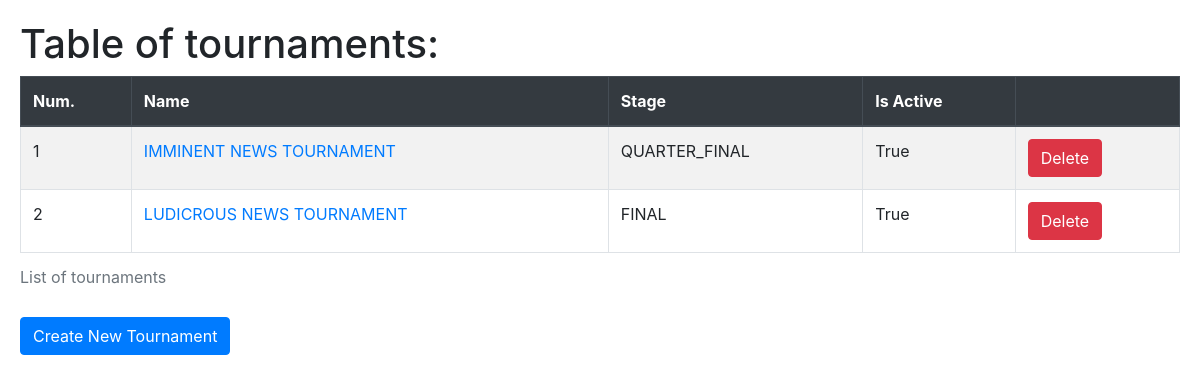
/tournaments/, run on an earlier commit of the app's database.
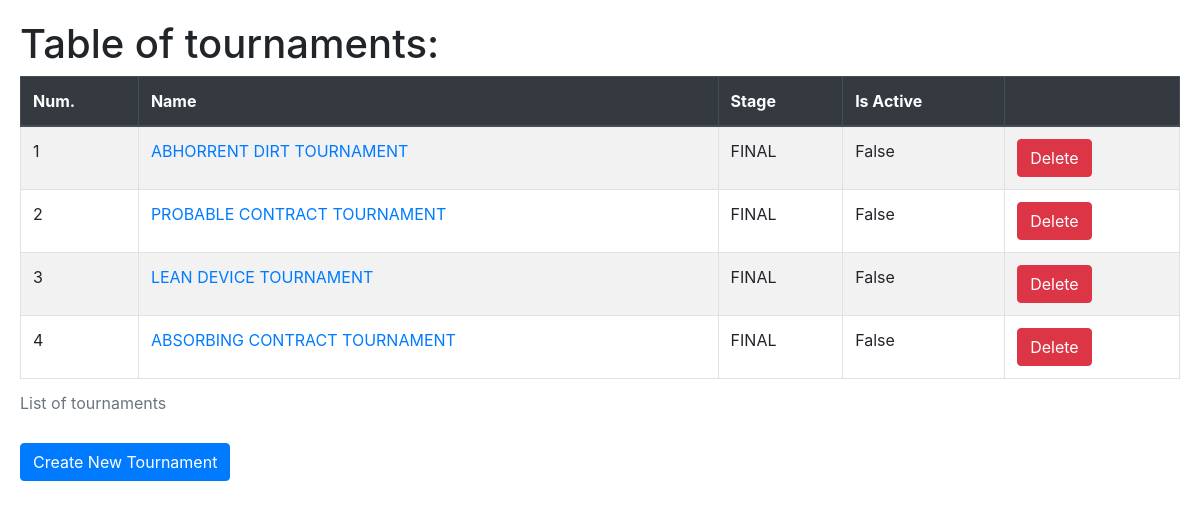
And on a later commit of the database.
### apps/tournaments/models.py (models this page shows, shortened)
class Tournament(RandomNameGeneratedModel, TimeStampModel):
    is_active = models.BooleanField(default=True, blank=True)
    current_stage = models.CharField(
        max_length=20,
        choices=TournamentStages.choices,
        default=TournamentStages.PREPARATION,
        db_index=True,)
    class Meta:
        verbose_name = "Tournament"
        verbose_name_plural = "Tournament"

### apps/tournaments/views.py (the view)
# urls.py: path('', views.tournament_list, name='list'),
def tournament_list(request, *args, **kwargs):
    tournaments = Tournament.objects.all()
    new_tournament = None
    if request.method == "POST":
        form = kwargs.get('form', None)
        if form is not None:
            new_tournament = form.instance
    deleted_tournament = kwargs.get('deleted_tournament', None)
    for tournament in tournaments:
        tournament.fields = dict(
            (
                field.name,
                field.value_to_string(tournament)
            ) for field in tournament._meta.fields
        )
    return render(request, 'tournaments/tournaments_list.html', {
        'new_tournament': new_tournament,
        'deleted_tournament': deleted_tournament,
        'tournaments': tournaments,
    })

### apps/tournaments/templates/tournaments/tournaments_list.html (shortened to what this page needs)
{% extends 'core/base.html' %}
{% block content %}
    <h1 class="display-6">Table of tournaments:</h1>
    <table class="table table-striped table-bordered table-hover">
        <caption>List of tournaments</caption>
        <thead class="thead-dark">
          <tr>
            <th>Num.</th>
            <th>Name</th>
            <th>Stage</th>
            <th>Is Active</th>
            <th></th>
          </tr>
        </thead>
        {% for tournament in tournaments %}
            <tr>
                    <td>{{ forloop.counter }}</td>
                    <td><a href="{% url 'tournaments:retrieve' id=tournament.id %}">{{ tournament.name }}</a></td>
                    <td>{{ tournament.current_stage }}</td>
                    <td>{{ tournament.is_active }}</td>
                    <td>
                    <form action="{% url 'tournaments:delete' id=tournament.id %}">
                        <input type="submit" class="btn btn-danger" value="Delete" />
                    </form>
                    </td>
            </tr>
        {% endfor %}
    </table>
    <form action="{% url 'tournaments:create'%}">
        <input type="submit" class="btn btn-primary" value="Create New Tournament" />
    </form>
{% endblock content %}

### apps/core/templates/core/base.html (shortened to what this page needs)
{% load static %}
<!DOCTYPE html>
<html lang="en">
<head>
    <link rel="stylesheet" href="https://cdn.jsdelivr.net/npm/bootstrap@4.5.3/dist/css/bootstrap.min.css">
</head>
<body style="padding: 20px;">
  {% block content %}
  {% endblock content %}
</body>
</html>

What changed in the data, as far as the page shows it:
removed Tournament: name "IMMINENT NEWS TOURNAMENT", current_stage "QUARTER_FINAL", is_active "True"
removed Tournament: name "LUDICROUS NEWS TOURNAMENT", current_stage "FINAL", is_active "True"
added Tournament: name "ABHORRENT DIRT TOURNAMENT", current_stage "FINAL", is_active "False"
added Tournament: name "PROBABLE CONTRACT TOURNAMENT", current_stage "FINAL", is_active "False"
added Tournament: name "LEAN DEVICE TOURNAMENT", current_stage "FINAL", is_active "False"
added Tournament: name "ABSORBING CONTRACT TOURNAMENT", current_stage "FINAL", is_active "False"
